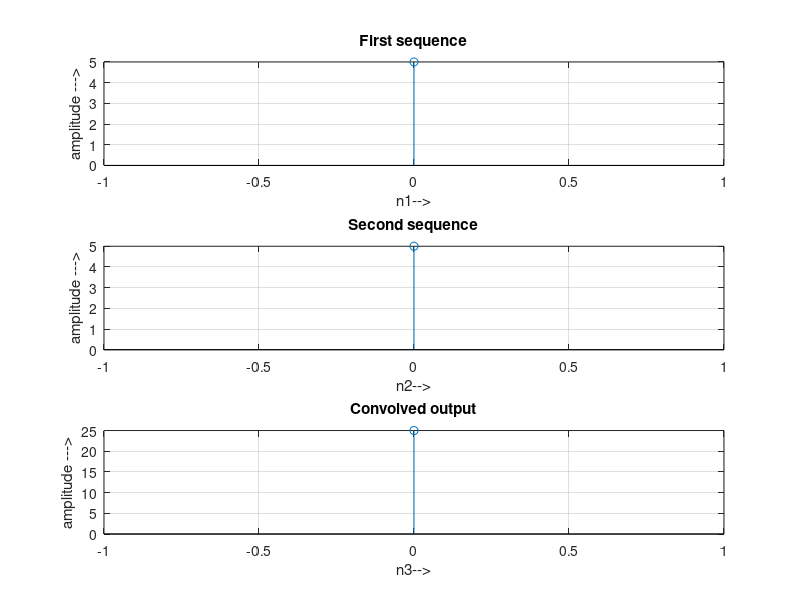

MATLAB code to generate this figure:
clc;
clear all;
close all;
x1=input('Enter the first sequence x1(n) = ');
x2=input('Enter the second sequence x2(n) = ');
L=length(x1);
M=length(x2);
N=max(L,M);
y=cconv(x1,x2,N);
disp('The value of y are = ');
disp(y);
 
n1=0:L-1;
subplot(311);
stem(n1,x1);
grid on; 
xlabel('n1-->');
ylabel('amplitude --->');
title('First sequence');
 
n2=0:M-1;
subplot(312)
stem(n2,x2);
grid on;
xlabel('n2-->')
ylabel('amplitude --->');
title('Second sequence');
 
n3=0:N-1;
subplot(313)
stem(n3,y);
grid on;
xlabel('n3-->')
ylabel('amplitude --->');
title('Convolved output');